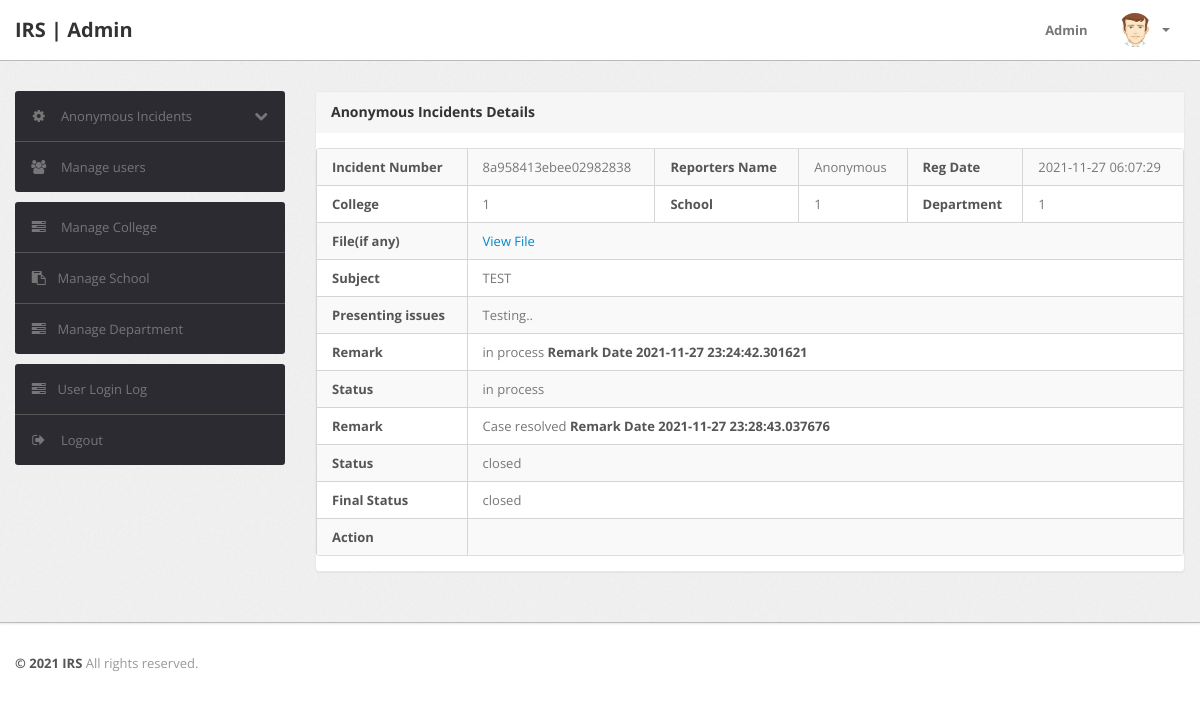
The app's page /admin/anonymous-details.php?cid=8a958413ebee02982838 (signed in) with its own data.
### tables this page shows
CREATE TABLE `anonymous` (
  `incident_no` varchar(255) NOT NULL,
  `college` varchar(255) NOT NULL,
  `school` varchar(255) NOT NULL,
  `department` varchar(255) NOT NULL,
  `year` int(11) NOT NULL,
  `subject` varchar(255) NOT NULL,
  `incident` varchar(1000) NOT NULL,
  `incident_file` varchar(255) DEFAULT NULL,
  `status` varchar(255) DEFAULT NULL,
  `created_at` timestamp NOT NULL DEFAULT current_timestamp(),
  `updated_at` timestamp NOT NULL DEFAULT current_timestamp()
);

CREATE TABLE `incidentremark` (
  `id` int(11) NOT NULL,
  `incident_no` varchar(255) NOT NULL,
  `status` varchar(255) NOT NULL,
  `remark` mediumtext NOT NULL,
  `created_at` timestamp(6) NOT NULL DEFAULT current_timestamp(6) ON UPDATE current_timestamp(6)
);

### admin/anonymous-details.php (the view, shortened to what this page needs)
<?php
include('include/config.php');
if (strlen($_SESSION['alogin']) == 0) {
    header('location:index.php');
} else {
?>
    <!DOCTYPE html>
    <html lang="en">
    <head>
        <link type="text/css" href="bootstrap/css/bootstrap.min.css" rel="stylesheet">
        <link type="text/css" href="bootstrap/css/bootstrap-responsive.min.css" rel="stylesheet">
        <link type="text/css" href="css/theme.css" rel="stylesheet">
        <link type="text/css" href="images/icons/css/font-awesome.css" rel="stylesheet">
    </head>
    <body>
        <?php include('include/header.php'); ?>
        <div class="wrapper">
            <div class="container">
                <div class="row">
                    <?php include('include/sidebar.php'); ?>
                    <div class="span9">
                        <div class="content">
                            <div class="module">
                                <div class="module-head">
                                    <h3>Anonymous Incidents Details</h3>
                                </div>
                                <div class="module-body table">
                                    <table cellpadding="0" cellspacing="0" border="0" class="datatable-1 table table-bordered table-striped	 display" width="100%">
                                        <tbody>
                                            <?php
                                            $query = mysqli_query($bd, "select * from anonymous where anonymous.incident_no='" . $_GET['cid'] . "'");
                                            while ($row = mysqli_fetch_array($query)) {
                                            ?>
                                                <tr>
                                                    <td><b>Incident Number</b></td>
                                                    <td><?php echo htmlentities($row['incident_no']); ?></td>
                                                    <td><b>Reporters Name</b></td>
                                                    <td>Anonymous</td>
                                                    <td><b>Reg Date</b></td>
                                                    <td><?php echo htmlentities($row['created_at']); ?></td>
                                                </tr>
                                                <tr>
                                                    <td><b>College</b></td>
                                                    <td><?php echo htmlentities($row['college']); ?></td>
                                                    <td><b>School</b></td>
                                                    <td><?php echo htmlentities($row['school']); ?></td>
                                                    <td><b>Department</b></td>
                                                    <td><?php echo htmlentities($row['department']); ?></td>
                                                </tr>
                                                <tr>
                                                    <td><b>File(if any) </b></td>
                                                    <td colspan="5"> <?php $cfile = $row['incident_file'];
                                                                        if ($cfile == "" || $cfile == "NULL") {
                                                                            echo "File NA";
                                                                        } else { ?>
                                                            <a href="../users/complaintdocs/<?php echo htmlentities($row['incident_file']); ?>" ?> View File</a>
                                                        <?php } ?>
                                                    </td>
                                                </tr>
                                                <tr>
                                                    <td><b>Subject</b></td>
                                                    <td colspan="5"><?php echo htmlentities($row['subject']); ?></td>
                                                </tr>
                                                <tr>
                                                    <td><b>Presenting issues </b></td>
                                                    <td colspan="5"><?php echo htmlentities($row['incident']); ?></td>
                                                </tr>
                                                <?php $ret = mysqli_query($bd, "select incidentremark.remark as remark,incidentremark.status as status,incidentremark.created_at as rdate from incidentremark join anonymous on anonymous.incident_no=incidentremark.incident_no where incidentremark.incident_no='" . $_GET['cid'] . "'");
                                                while ($rw = mysqli_fetch_array($ret)) {
                                                ?>
                                                    <tr>
                                                        <td><b>Remark</b></td>
                                                        <td colspan="5"><?php echo  htmlentities($rw['remark']); ?> <b>Remark Date <?php echo  htmlentities($rw['rdate']); ?></b></td>
                                                    </tr>
                                                    <tr>
                                                        <td><b>Status</b></td>
                                                        <td colspan="5"><?php echo  htmlentities($rw['status']); ?></td>
                                                    </tr>
                                                <?php } ?>
                                                <tr>
                                                    <td><b>Final Status</b></td>
                                                    <td colspan="5"><?php if ($row['status'] == "") {
                                                                        echo "Not Process Yet";
                                                                    } else {
                                                                        echo htmlentities($row['status']);
                                                                    } ?></td>
                                                </tr>
                                                <tr>
                                                    <td><b>Action</b></td>
                                                    <td colspan="5">
                                                        <?php if ($row['status'] == "closed") {
                                                        } else { ?>
                                                            <a href="javascript:void(0);" onClick="popUpWindow('http://localhost/incidents/admin/updateincident.php?cid=<?php echo htmlentities($row['incident_no']); ?>');" title="Update order">
                                                                <button type="button" class="btn btn-primary">Take Action</button>
                                                    </td>
                                                    </a><?php } ?></td>
                                                </tr>
                                            <?php  } ?>
                                        </tbody>
                                    </table>
                                </div>
                            </div>
                        </div>
                    </div>
                </div>
            </div>
        </div>
        <?php include('include/footer.php'); ?>
    </body>
<?php } ?>

### admin/css/theme.css (style rules this page uses)
body { font-size: 13px; font-family: 'Open Sans', Arial, sans-serif; background: #fff; color: #777 }
h1, h2, h3, h4, h5, h6 { color: #333; margin-top: 0 }
h3 { font-size: 20px }
strong, b { color: #555 }
.wrapper { background: url(../images/bg.png) #eee; border-bottom: 1px solid #bbb; -webkit-box-shadow: 0 1px 2px rgba(0,0,0,0.1); -moz-box-shadow: 0 1px 2px rgba(0,0,0,0.1); box-shadow: 0 1px 2px rgba(0,0,0,0.1); padding: 30px 0 }
.module { background: #fff; -webkit-border-radius: 3px; -moz-border-radius: 3px; border-radius: 3px; border: 1px solid #ccc; border-bottom-color: #bbb; -webkit-box-shadow: 0 0 1px rgba(0,0,0,0.2); -moz-box-shadow: 0 0 1px rgba(0,0,0,0.2); box-shadow: 0 0 1px rgba(0,0,0,0.2); margin-bottom: 30px }
.table { margin-bottom: 0 }
.table th, .table td { border-color: #d5d5d5!important }
.table-bordered thead:first-child tr:first-child>th:first-child, .table-bordered tbody:first-child tr:first-child>td:first-child { -webkit-border-top-left-radius: 2px; -moz-border-radius-topleft: 2px; border-top-left-radius: 2px }
.table-bordered thead:first-child tr:first-child>th:last-child, .table-bordered tbody:first-child tr:first-child>td:last-child { -webkit-border-top-right-radius: 2px; -moz-border-radius-topright: 2px; border-top-right-radius: 2px }
.table-bordered thead:last-child tr:last-child>th:first-child, .table-bordered tbody:last-child tr:last-child>td:first-child, .table-bordered tfoot:last-child tr:last-child>td:first-child { -webkit-border-bottom-left-radius: 2px; -moz-border-radius-bottomleft: 2px; border-bottom-left-radius: 2px }
.table-bordered thead:last-child tr:last-child>th:last-child, .table-bordered tbody:last-child tr:last-child>td:last-child, .table-bordered tfoot:last-child tr:last-child>td:last-child { -webkit-border-bottom-right-radius: 2px; -moz-border-radius-bottomright: 2px; border-bottom-right-radius: 2px }
.module { box-shadow: 0 0 3px rgba(0,0,0,.1); border-color: #e9e9e9; margin-bottom: 20px; background-color: #fff; border-radius: 4px; -webkit-box-shadow: 0 1px 1px rgba(0,0,0,.05); box-shadow: 0 1px 1px rgba(0,0,0,.05); }
.module-head { color: #767676; background-color: #f6f6f6; border-color: #e9e9e9; padding: 10px 15px; border-bottom: 1px solid transparent; border-top-right-radius: 3px; border-top-left-radius: 3px; }
.module-head h3 { font-size: 14px; line-height: 20px; height: 20px; margin: 0 }
.module-body { padding: 15px }
.module-body.table { padding: 15px 0 }
.module-body.table .table th, .module-body.table .table td { padding-left: 15px; padding-right: 15px }

### records on screen
anonymous: incident_no "8a958413ebee02982838", created_at "2021-11-27 06:07:29", college "1", school "1", department "1", subject "TEST", incident "Testing..", status "closed"
incidentremark: remark "in process", created_at "2021-11-27 23:24:42.301621", status "in process"
incidentremark: remark "Case resolved", created_at "2021-11-27 23:28:43.037676", status "closed"
